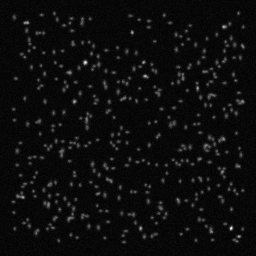
#> input picture 3d_daostorm/sample_data/comp.tif, 256 x 256 px
$ python static_background.py ../3d_daostorm/sample_data/comp.tif out.png 3   (Python 2 division)
#> lines starting #> are read from the running program, lines starting #| are printed output that depends on the picture
### sa_library/datareader.py
#!/usr/bin/python
#
# Classes that handles reading STORM movie files. Currently this
# is limited to the dax, spe and tif formats.
#
# Hazen 06/13
#

import numpy
import os
from PIL import Image
import re
import tifffile as tifffile

# Given a file name this will try to return the appropriate
# reader based on the file extension.
def inferReader(filename):
    ext = os.path.splitext(filename)[1]
    if (ext == ".dax"):
        return DaxReader(filename)
    elif (ext == ".spe"):
        return SpeReader(filename)
    elif (ext == ".tif") or (ext == ".tiff"):
        return TifReader(filename)
    else:
        print ext, "is not a recognized file type"
        raise IOError("only .dax, .spe and .tif are supported (case sensitive..)")

#
# The superclass containing those functions that
# are common to reading a STORM movie file.
#
# Subclasses should implement:
#  1. __init__(self, filename, verbose = False)
#     This function should open the file and extract the
#     various key bits of meta-data such as the size in XY
#     and the length of the movie.
#
#  2. loadAFrame(self, frame_number)
#     Load the requested frame and return it as numpy array.
#
class Reader:

    # Close the file on cleanup.
    def __del__(self):
        if self.fileptr:
            self.fileptr.close()

    def __enter__(self):
        return self

    def __exit__(self, etype, value, traceback):
        if self.fileptr:
            self.fileptr.close()

    # Average multiple frames in a movie.
    # [15 lines left out: function averageFrames, not called in this run]

    # returns the film name
    def filmFilename(self):
        return self.filename

    # returns the film size
    def filmSize(self):
        return [self.image_width, self.image_height, self.number_frames]

    # returns the picture x,y location, if available
    # [20 lines left out: functions filmLocation, lockTarget, filmScale, not called in this run]


#
# Dax reader class. This is a Zhuang lab custom format.
#
class DaxReader(Reader):
    # dax specific initialization
    # [83 lines left out: functions __init__, loadAFrame, not called in this run]


#
# SPE (Roper Scientific) reader class.
#
class SpeReader(Reader):

    # Spe specific initialization.
    # [43 lines left out: functions __init__, loadAFrame, not called in this run]


#
# TIF reader class.
#
# When given tiff files with multiple pages and multiple frames per
# page this is just going to read the file as if it was one long movie.
#
class TifReader(Reader):
    def __init__(self, filename):
#> called with filename = '../3d_daostorm/sample_data/comp.tif'
        self.is_big_tiff = False

        # Save the filename
        self.filename = filename

        # Try first as a normal tiff.
        self.fileptr = False
        try:
            self.im = Image.open(filename)
#> self.im is the input picture: PIL image 256x256 I;16B; min 106, max 1893, mean 200.1
        except IOError:
            pass
        else:
            self.isize = self.im.size
#> self.isize = (256, 256)
            self.image_width = self.isize[1]
#> self.image_width = 256
            self.image_height = self.isize[0]
#> self.image_height = 256

            # Is there a more efficient way to determine the number of frames?
            self.number_frames = 1
            try:
                while 1:
                    self.im.seek(self.number_frames)
                    self.number_frames += 1
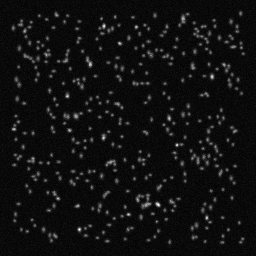
#> self.im: PIL image 256x256 I;16B; min 108, max 1527, mean 200.3; drawn with min black and max white
#> after the loop, self.number_frames = 2
#> `[w, h, l] = input_movie.filmSize()`: w = 256; l = 2
            except EOFError:
                pass

            return


        #
        # This is not exactly a file-pointer, but this lets the file
        # get closed properly as a sub-class of Reader.
        #
        self.is_big_tiff = True
        self.fileptr = tifffile.TiffFile(filename)
        self.number_pages = len(self.fileptr)

        # Get shape by loading first frame
        self.isize = self.fileptr.asarray(key=0).shape

        # Check if each page has multiple frames.
        if (len(self.isize) == 3):
            self.frames_per_page = self.isize[0]
            self.image_height = self.isize[1]
            self.image_width = self.isize[2]

        else:
            self.frames_per_page = 1
            self.image_height = self.isize[0]
            self.image_width = self.isize[1]

        self.number_frames = self.frames_per_page * self.number_pages

    def loadAFrame(self, frame_number, cast_to_int16 = True):
        assert frame_number >= 0, "frame_number must be greater than or equal to 0"
        assert frame_number < self.number_frames, "frame number must be less than " + str(self.number_frames)

        if not self.is_big_tiff:
            self.im.seek(frame_number)
            image_data = numpy.array(list(self.im.getdata()))
            assert len(image_data.shape) == 1, "not a monochrome tif image."

            if cast_to_int16:
                image_data = image_data.astype(numpy.uint16)
            image_data = numpy.transpose(numpy.reshape(image_data, (self.image_width, self.image_height)))

        else:
            # Load the right frame from the right page.
            if (self.frames_per_page > 1):
                page = int(frame_number/self.frames_per_page)
                frame = frame_number % self.frames_per_page
                image_data = self.fileptr.asarray(key = page)[frame,:,:]
            else:
                image_data = self.fileptr.asarray(key = frame_number)

                assert len(image_data.shape) == 2, "not a monochrome tif image."

            if cast_to_int16:
                image_data = image_data.astype(numpy.uint16)
            image_data = numpy.transpose(image_data)

        return image_data


# [10 lines that do not run on import are left out]


#
# The MIT License
#
# Copyright (c) 2013 Zhuang Lab, Harvard University
#
# Permission is hereby granted, free of charge, to any person obtaining a copy
# of this software and associated documentation files (the "Software"), to deal
# in the Software without restriction, including without limitation the rights
# to use, copy, modify, merge, publish, distribute, sublicense, and/or sell
# copies of the Software, and to permit persons to whom the Software is
# furnished to do so, subject to the following conditions:
#
# The above copyright notice and this permission notice shall be included in
# all copies or substantial portions of the Software.
#
# THE SOFTWARE IS PROVIDED "AS IS", WITHOUT WARRANTY OF ANY KIND, EXPRESS OR
# IMPLIED, INCLUDING BUT NOT LIMITED TO THE WARRANTIES OF MERCHANTABILITY,
# FITNESS FOR A PARTICULAR PURPOSE AND NONINFRINGEMENT. IN NO EVENT SHALL THE
# AUTHORS OR COPYRIGHT HOLDERS BE LIABLE FOR ANY CLAIM, DAMAGES OR OTHER
# LIABILITY, WHETHER IN AN ACTION OF CONTRACT, TORT OR OTHERWISE, ARISING FROM,
# OUT OF OR IN CONNECTION WITH THE SOFTWARE OR THE USE OR OTHER DEALINGS IN
# THE SOFTWARE.
#

### sa_library/daxwriter.py
#!/usr/bin/python
#
# Writes dax files. Designed for use by analysis & simulation
# not so much for use by data taking code.
#
# Hazen 4/09
#

import numpy
import os

class DaxWriter():

    def __init__(self, name, w, h):
#> called with name = 'out.png', w = 256, h = 256
        self.name = name
        if len(os.path.dirname(name)) > 0:
            self.root_name = os.path.dirname(name) + "/" + os.path.splitext(os.path.basename(name))[0]
        else:
            self.root_name = os.path.splitext(os.path.basename(name))[0]
        self.w = int(w)
#> self.w = 256
        self.h = int(h)
#> self.h = 256
#> `n_frames = l`: n_frames = 2
        self.fp = open(self.name, "wb")
        self.l = 0

    def addFrame(self, frame):
        mask = (frame < 0)
        frame[mask] = 0
        mask = (frame > 65535)
        frame[mask] = 65535
        image16 = frame.astype('Int16')
        image16 = numpy.transpose(image16)
        image16.byteswap(True)
        image16.tofile(self.fp)
        self.l += 1
        if (self.w == 0) or (self.h == 0):
            [self.w, self.h] = frame.shape

    # [26 lines left out: functions close, dummyDaxFile, singleFrameDax, not called in this run]

### sa_library/static_background.py
#!/usr/bin/env python
#
# Estimates the static background in a STORM movie.
#
# The estimate is performed by averaging this might
# not be the best choice for movies with a high density
# of real localizations.
#
# This may be a good choice if you have a largish
# fixed background and a relatively low density of
# real localizations.
#
# Hazen 8/16
#

import numpy


class StaticBackgroundException(Exception):

    def __init__(self, message):
        Exception.__init__(self, message)


class StaticBGEstimator(object):
    """
    Estimates the background using a simple boxcar average.

    Note: This expects to be asked for estimates in a sequential
    fashion as would occur during normal STORM movie analysis.
    """
    def __init__(self, movie_data, start_frame = 0, sample_size = 100):
#> called with start_frame = 0, sample_size = 100
        self.cur_frame = start_frame - 1
        self.movie_data = movie_data
        self.sample_size = sample_size

        [movie_w, movie_h, self.movie_l] = movie_data.filmSize()
#> movie_w = 256; movie_h = 256; self.movie_l = 2

        # Figure out where to start and end the average.
        end_frame = start_frame + self.sample_size/2
        start_frame = start_frame - self.sample_size/2

        if (start_frame < 0):
            start_frame = 0
            end_frame = start_frame + self.sample_size
            if (end_frame > self.movie_l):
                end_frame = self.movie_l
#> end_frame = 2
                self.sample_size = self.movie_l
#> self.sample_size = 2

        if (end_frame > self.movie_l):
            end_frame = self.movie_l
            start_frame = end_frame - self.sample_size
            if (start_frame < 0):
                start_frame = 0
                self.sample_size = self.movie_l

        self.running_sum = numpy.zeros((movie_h, movie_w))
        for i in range(start_frame, end_frame):
            self.running_sum += self.movie_data.loadAFrame(i)
#> this loop made 2 passes
#> pass 1, in loadAFrame, `image_data = numpy.transpose(numpy.reshape(image_data, (self.image_wid..`:
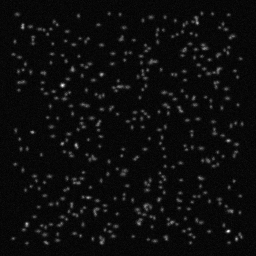
#> image_data: shape (256, 256) uint16; min 106, max 1893, mean 200.1; drawn with min black and max white
#> pass 2, in loadAFrame (call 2), `image_data = numpy.transpose(numpy.reshape(image_data, (self.image_wid..`:
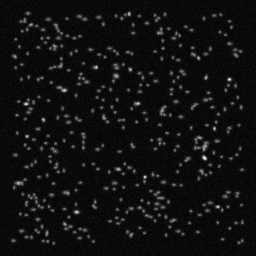
#> image_data: shape (256, 256) uint16; min 108, max 1527, mean 200.3; drawn with min black and max white
#> pass 2, in __init__, `self.running_sum += self.movie_data.loadAFrame(i)`:
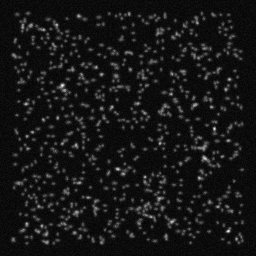
#> self.running_sum: shape (256, 256) float64; min 239, max 2099, mean 400.4; drawn with min black and max white

    def estimateBG(self, frame_number):
        if (frame_number != (self.cur_frame + 1)):
            raise StaticBackgroundException("Received request for an estimate of a non-sequential frame " + str(self.cur_frame) + " " + str(frame_number))
        else:
            self.cur_frame = frame_number

        # Move average forward by 1 frame if possible.
        start_frame = frame_number - self.sample_size/2
        end_frame = frame_number + self.sample_size/2
        if (start_frame > 0) and (end_frame < self.movie_l):

            # Remove old frame.
            self.running_sum -= self.movie_data.loadAFrame(start_frame - 1)

            # Add new frame.
            self.running_sum += self.movie_data.loadAFrame(end_frame)

        # Return the current average.
        return self.running_sum/self.sample_size


if (__name__ == "__main__"):

    import sys

    import sa_library.datareader as datareader
    import sa_library.daxwriter as daxwriter

    if (len(sys.argv) != 4):
        print "usage: <input movie> <output movie> <number of frames>"
        exit()

    input_movie = datareader.inferReader(sys.argv[1])
    [w, h, l] = input_movie.filmSize()

    output_movie = daxwriter.DaxWriter(sys.argv[2], w, h)

    n_frames = int(sys.argv[3])
    if (n_frames > l):
        n_frames = l

    sbge = StaticBGEstimator(input_movie)
    for i in range(n_frames):
        diff = input_movie.loadAFrame(i) - sbge.estimateBG(i) + 100
#> (the run stopped early here; a loop or call above may not have finished)
